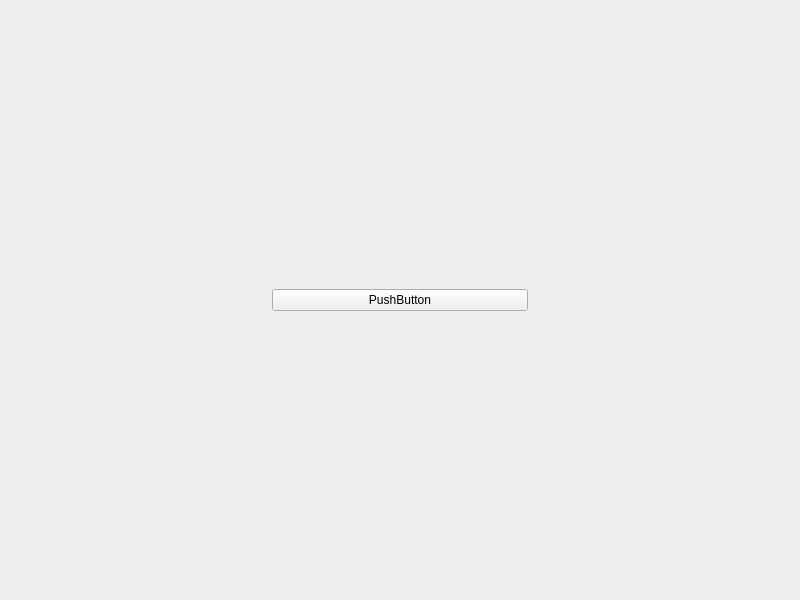
<?xml version="1.0" encoding="UTF-8"?>
<ui version="4.0">
 <class>MainWindow</class>
 <widget class="QMainWindow" name="MainWindow">
  <property name="geometry">
   <rect>
    <x>0</x>
    <y>0</y>
    <width>800</width>
    <height>600</height>
   </rect>
  </property>
  <property name="windowTitle">
   <string>MainWindow</string>
  </property>
  <widget class="QWidget" name="centralwidget">
   <layout class="QVBoxLayout" name="verticalLayout_2">
    <item>
     <layout class="QHBoxLayout" name="horizontalLayout">
      <item>
       <widget class="QWidget" name="widget" native="true"/>
      </item>
      <item>
       <widget class="QPushButton" name="But1">
        <property name="text">
         <string>PushButton</string>
        </property>
       </widget>
      </item>
      <item>
       <widget class="QWidget" name="widget_2" native="true"/>
      </item>
     </layout>
    </item>
   </layout>
  </widget>
 </widget>
 <resources/>
 <connections/>
</ui>
